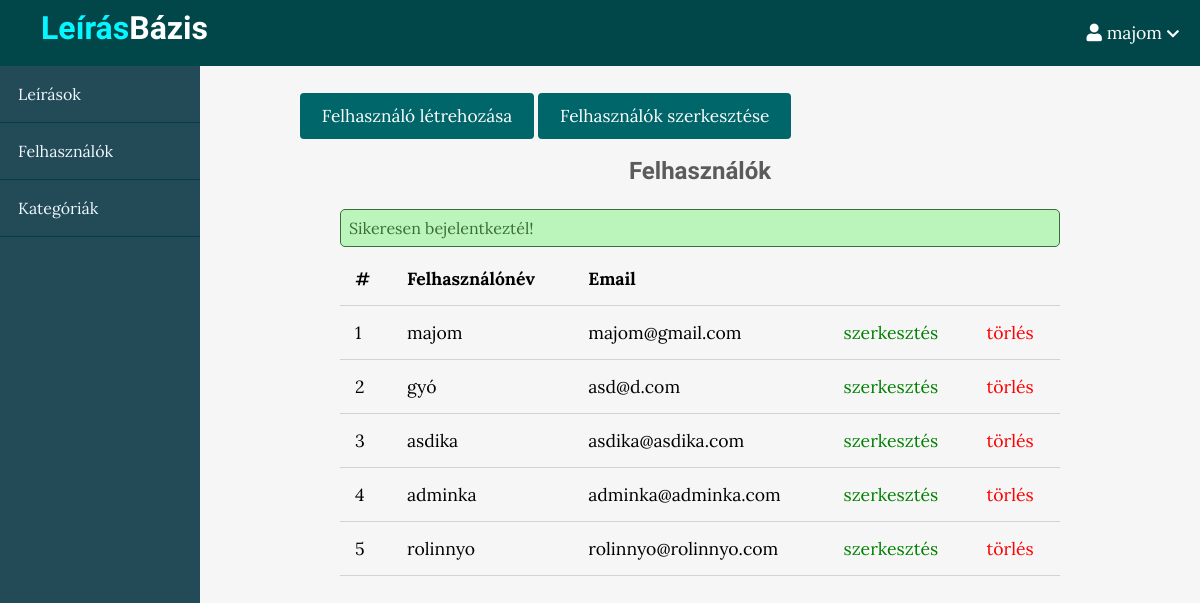
Before: /admin/users/index.php (signed in) with the older database file.
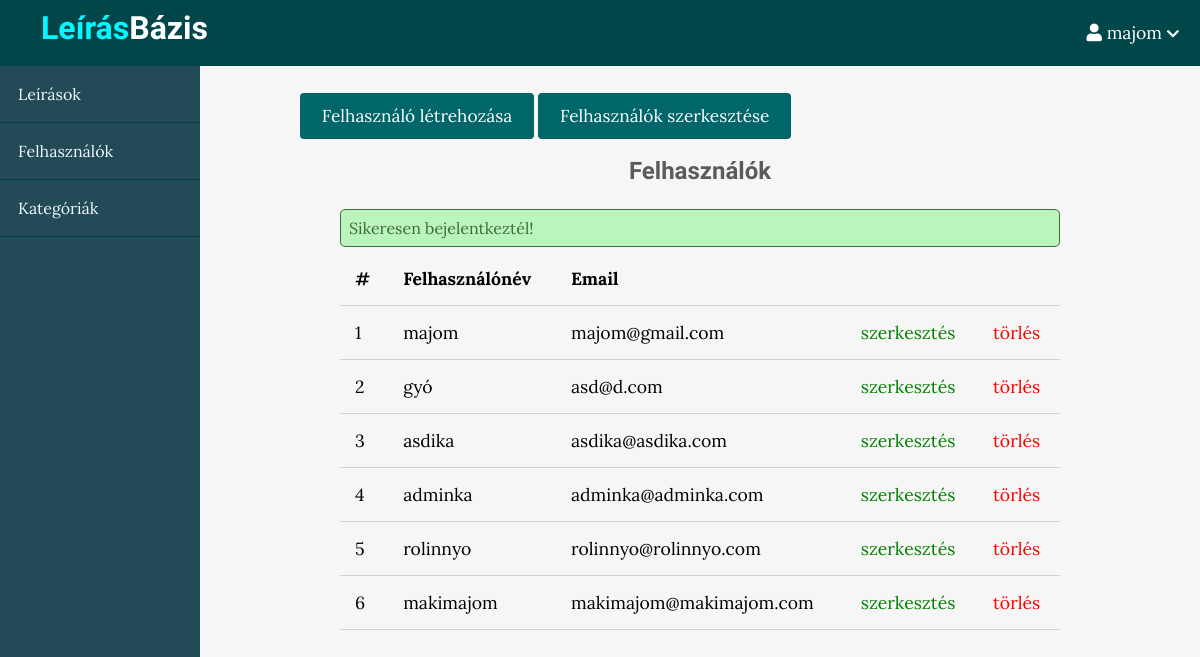
After: the same page with the newer database file.
### tables this page shows
CREATE TABLE `users` (
  `id` int(11) NOT NULL,
  `admin` tinyint(4) NOT NULL,
  `username` varchar(255) NOT NULL,
  `email` varchar(255) NOT NULL,
  `password` varchar(255) NOT NULL,
  `created_at` timestamp NOT NULL DEFAULT current_timestamp()
);

### app/controllers/users.php (called while the page is built, shortened)
<?php
include(ROOT_PATH . "/app/database/db.php");
$table = 'users';
$admin_users = selectAll($table);

### app/database/db.php (called while the page is built, shortened)
<?php
require('connect.php');
function selectAll($table, $conditions = [])
{
    global $conn;
    $sql = "SELECT * FROM $table";
    if (empty($conditions)) {
        $stmt = $conn->prepare($sql);
        $stmt->execute();
        $records = $stmt->get_result()->fetch_all(MYSQLI_ASSOC);
        return $records;
    }
}

### admin/users/index.php (the view, shortened to what this page needs)
<?php include(ROOT_PATH . "/app/controllers/users.php");
?>
<!DOCTYPE html>
<html lang="hu">
    <head>
        <link rel="stylesheet"
            href="https://use.fontawesome.com/releases/v5.7.2/css/all.css"
>
        <link rel="stylesheet" href="../../assets/css/style.css">
        <link rel="stylesheet" href="../../assets/css/admin.css">
    </head>
    <body>
    <?php include(ROOT_PATH . "/app/includes/adminHeader.php"); ?>
        <div class="admin-wrapper">
        <?php include(ROOT_PATH . "/app/includes/adminSidebar.php"); ?>
            <div class="admin-content">
                <div class="button-group">
                    <a href="create.php" class="btn btn-big">Felhasználó létrehozása</a>
                    <a href="index.php" class="btn btn-big">Felhasználók szerkesztése</a>
                </div>
                <div class="content">
                    <h2 class="page-title">Felhasználók</h2>
                    <?php include(ROOT_PATH . "/app/includes/messages.php"); ?>
                    <table>
                        <thead>
                            <th>#</th>
                            <th>Felhasználónév</th>
                            <th>Email</th>
                            <th colspan="2"></th>
                        </thead>
                        <tbody>
                            <?php foreach ($admin_users as $key => $user): ?>
                                <tr>
                                    <td><?php echo $key + 1; ?></td>
                                    <td><?php echo $user['username']; ?></td>
                                    <td><?php echo $user['email']; ?></td>
                                    <td><a href="edit.php?id=<?php echo $user['id']; ?>" class="edit">szerkesztés</a></td>
                                    <td><a href="index.php?delete_id=<?php echo $user['id']; ?>" class="delete">törlés</a></td>
                                </tr>
                            <?php endforeach; ?>
                        </tbody>
                    </table>
                </div>
            </div>
        </div>
    </body>
</html>

Changed rows visible on the page:
added users: username "makimajom", email "makimajom@makimajom.com"
